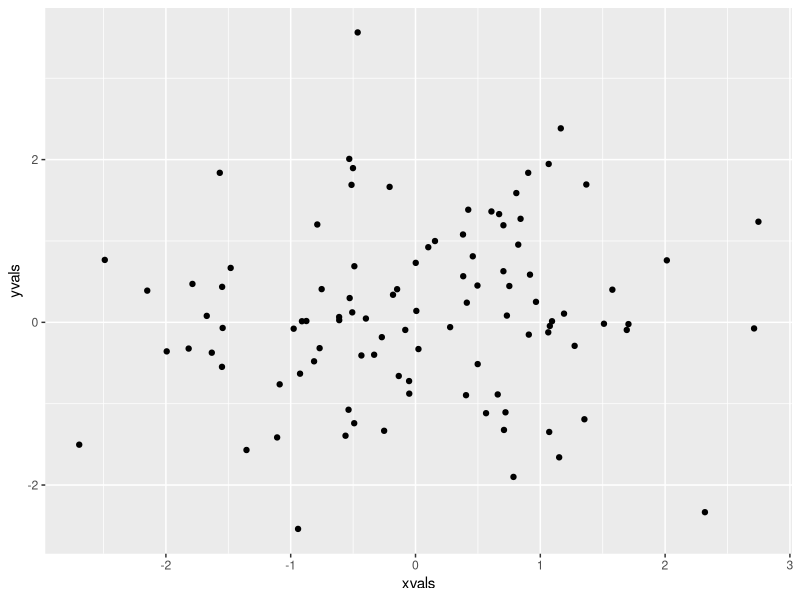

This chart was generated by the following R code:
# Scripting in R
# Stat560

############################################################
## Scripts 

## Why bother with scripts?
# We have been using RStudio, which provides an interactive R session to play with.  This is nice, but it's actually not what you want to do when organizing a computational project (see http://journals.plos.org/ploscompbiol/article?id=10.1371/journal.pcbi.1000424).

# There are two key points to keep in mind when organizing a computational project.  The first is that, at any point, someone unfamiliar with the project should be able to come in and repeat everything you've done.  This is equivalent to the wetlab notebook requirement, and we often explain its importance by supposing that the analyst/experimenter was hit by a bus or something.  
# However, the most likely person to try and figure out what you did six months ago IS YOU!!!  Staying organized ultimately helps you!  Second, analyses need to be repeated as more data comes in and tweaked as you make decisions about what constraints to impose, what tests to use and how the figures should look.
# Scripts are ideal for projects because they are durable, modifiable and re-runnable records of analyses you do.  They therefore satisfy these two big goals: leaving a clear record and facile repeatability. R Markdown documents accomplish these goals, too.  But, in many cases you won't want HTML or PDF output (e.g. when using a cluster, etc).

## What is a script and how do you run it?
# A script is just a plain text file with R commands in it. Each command is executed in sequence when the script is run.  You can prepare a script in any text editor (e.g vim, TextWrangler, or Coda). You can also prepare a script in a word processor, like Word, Writer, TextEdit, or WordPad, PROVIDED you save the script in plain text (.txt) format.
# You can run scripts in R in two ways.  In an interactive R environment you can use the source() function, which will just run the script in the interactive environment.  Try it with this script!  You will have to provide source() with the path to the script.

library(ggplot2)

x = rnorm(100)
y = rnorm(100)

mean_x = mean(x)
mean_y = mean(y)

print(mean_x)
print(mean_y)

data.xy = data.frame("xvals" = x, "yvals" = y)

pdf("~/pairwise.pdf") # Note: this plot will end up in your user/home directory

ggplot(data.xy, aes(xvals, yvals)) + geom_point()

dev.off()

# Note that the script runs but you don't see output in RStudio except what we told R to print()
# You can also run the script from the command line by changing directories to the location of the script and typing "Rscript lecture7.R"
# Try it!

## Taking input from the command line

# Running scripts from the command line, as we just did, allows you to automate analyses (e.g. on a cluster or as part of a larger set of scripts)
# Often, it is desirable to write a script that can take input at runtime from the command line.  This is a good thing because it allows you to avoid hard-coding (e.g. writing into your script) parameters you might want to change.  An example of a parameter you might want to change would be the rejection level of a test or the location of an input file.

# To get command line arguments into your script use commandArgs()
# The line "args = CommandArgs(TRUE)" will create a vector called args of all the whitespace-separated arguments you called the script with. 
# For example, "Rscript myscript_R arg1 arg2 arg3" will result in args = ["arg1", "arg2", "arg3"]
# Note that the arguments are initially characters

## Try it for yourself.  Write a script generates a random sample from a normal distribution where the sample size, mean and standard deviation for the rnorm() call are specified as parameters at runtime (e.g. parameters that come from the command line).  Your script should calculate the mean of the distribution and plot a histogram that has a line marking the location of the mean.  Challenge 1: the plot should also contain the value of the mean printed on the plot.  Challenge 2: figure out how to position the printed mean value next to the line marking the location and (on a separate plot) in the upper right-hand corner.
